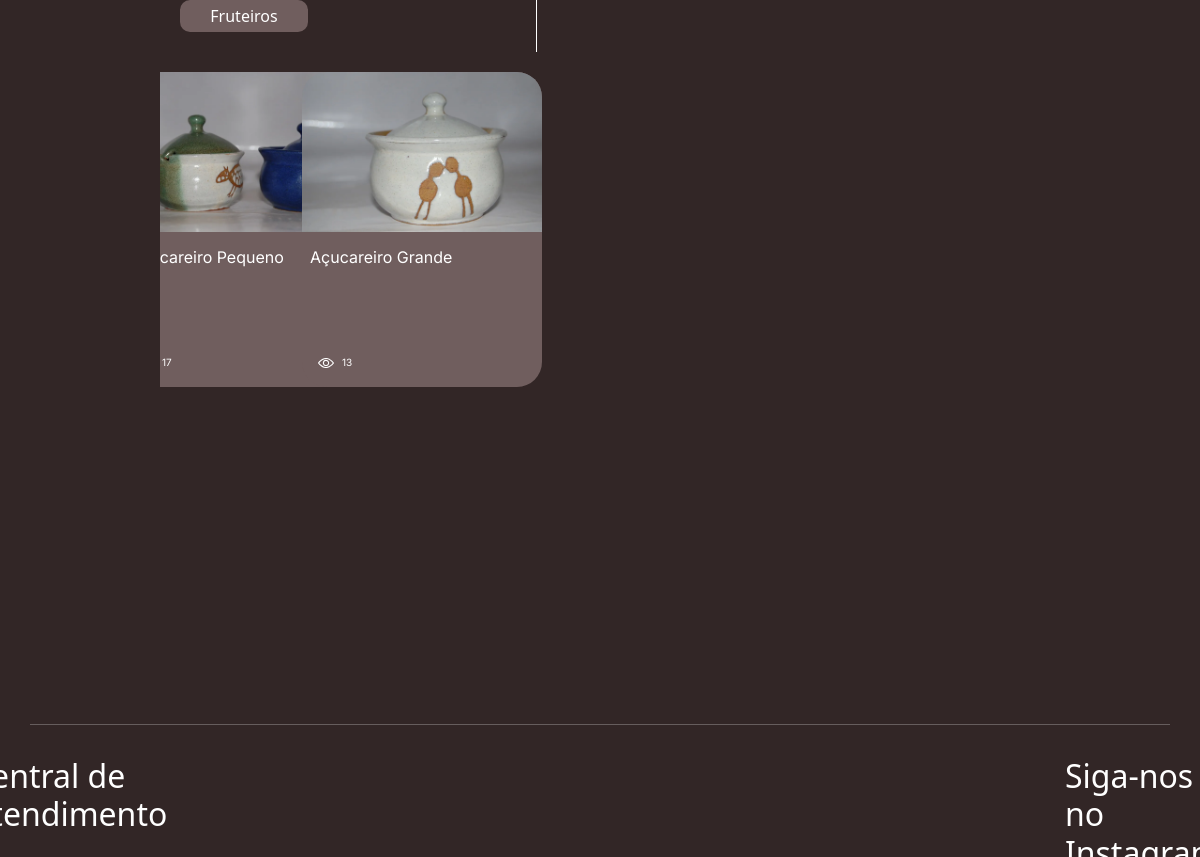
/produtos/28/ (middle part), run on an earlier commit of the app's database.
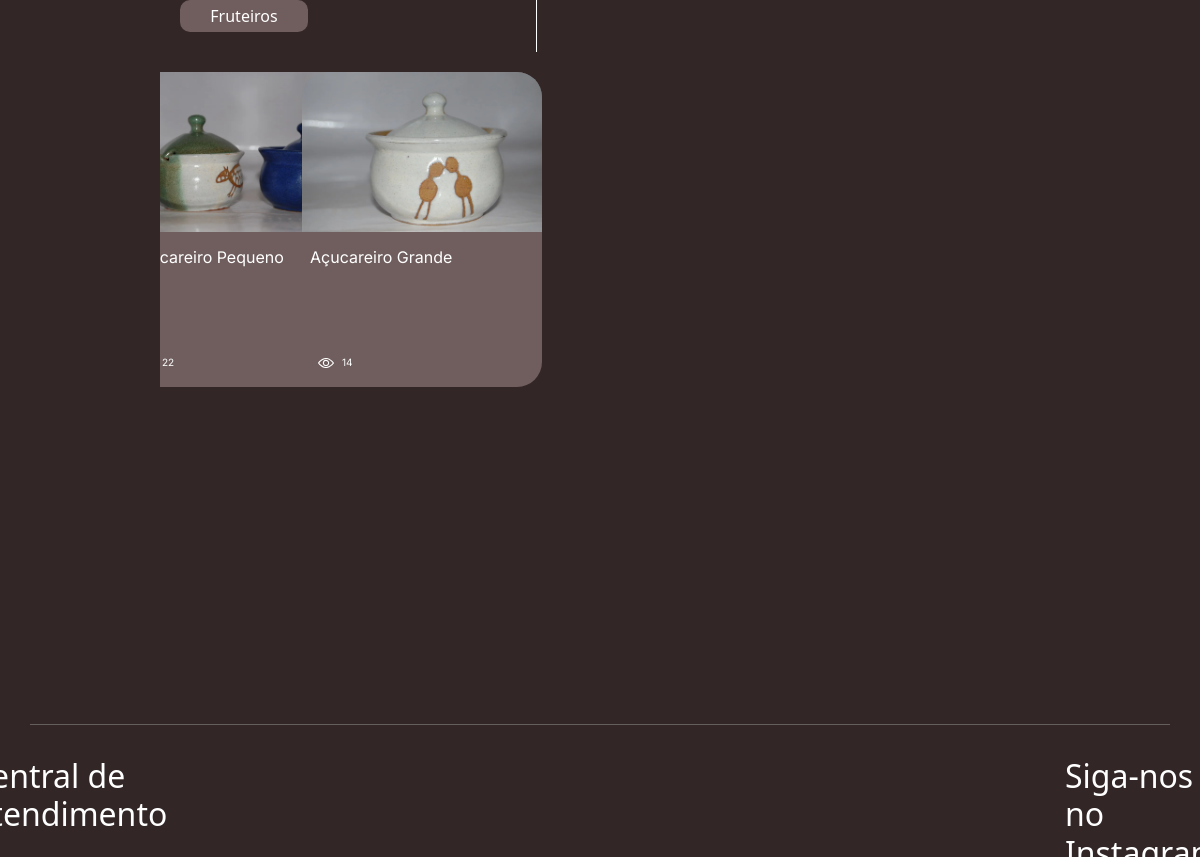
And on a later commit of the database.
### gestao/models.py (models this page shows, shortened)
class Category(models.Model):
    name = models.CharField(max_length=100, unique=True)
    photo = models.ImageField(upload_to='categorias_fotos/', blank=False, default='null')

class Product(models.Model):
    name = models.CharField(max_length=200, unique=True)
    code = models.CharField(max_length=50, unique=True)
    size = models.CharField(max_length=255)
    category = models.ForeignKey(
        Category,
        on_delete=models.SET_NULL,
        null=True,
        blank = True,
        )
    views = models.PositiveIntegerField(default=0)
    photos = models.JSONField(default=list, blank=False)

### backend/views.py (the view)
# urls.py: path('produtos/<int:category_id>/', views.produtos, name='produtos'),
def produtos(request, category_id=None):
    if category_id is None:
        category_id = Category.objects.first()
        return redirect('produtos', category_id=category_id.id)
    category = get_object_or_404(Category, id=category_id)
    products = Product.objects.filter(category=category).order_by('-views')
    categories = Category.objects.all().order_by('name')
    context = {
        'categories': categories,
        'products': products,
        'category': category,
    }
    return render(request, 'produtos.html', context)

### backend/templates/produtos.html (shortened to what this page needs)
{% extends "base.html" %} {% load static %}
    {% block css %}
    <link
      rel="stylesheet"
      type="text/css"
      href="{% static 'css/styleGaleria.css' %}"
    />
    {% endblock %}
    {% block 'dashboard' %}
    <div class="category-button-container-horizontal">
      <div>
        <div class="category-button-container">
          {% for categoria in categories %} {% if categoria.id == category.id %}
          <button class="category-button-disabled" aria-disabled="true">
            {{ categoria.name }}
          </button>
          {% else %}
          <a href="{% url 'produtos' category_id=categoria.id %}">
            <button class="category-button">{{ categoria.name }}</button>
          </a>
          {% endif %} {% endfor %}
        </div>
      </div>
      <div class="product-container">
        <div class="product-horizontal">
          {% for product in products %}
          <div class="product-vertical">
            <a
              href="{% url 'produto' category_id=category.id product_id=product.id %}"
            >
              <div class="product-card" data-product-id="{{ product.id }}">
                {% if product.photos %}
                <img
                  src="../../media/{{ product.photos.0 }}"
                  alt="Imagem de {{ product.name }}"
                  class="product-photo-card"
                />
                {% else %}
                <p>Sem Imagens</p>
                {% endif %}
                <h3 class="product-text unselectable">{{ product.name }}</h3>
                <div class="views-horizontal">
                  <img
                    src="../../media/icon/view.svg"
                    class="view-icon-img unselectable"
                    alt="view icon"
                  />
                  <h7 class="product-views-text unselectable"
                    >{{ product.views }}</h7
                  >
                </div>
              </div>
            </a>
          </div>
          {% endfor %}
        </div>
      </div>
    </div>
    <div id="react-footer"></div>
    {% endblock %}

### templates/base.html (shortened to what this page needs)
{% load static %}
<!DOCTYPE html>
<html lang="pt-br">
  <head>
    {% block css %} {% endblock %}
    <link
      rel="stylesheet"
      type="text/css"
      href="{% static 'css/styleFooter.css' %}"
    />
    <link
      rel="stylesheet"
      type="text/css"
      href="{% static 'css/styleGaleria.css' %}"
    />
    <link
      href="https://cdn.jsdelivr.net/npm/bootstrap@5.3.3/dist/css/bootstrap.min.css"
      rel="stylesheet"
    />
    <link rel="stylesheet" href="{% static 'clientes/css/home.css' %}" />
  </head>
  <body class="background">
    {% block 'dashboard' %} {% endblock %}
  </body>
</html>

### templates/static/css/styleGaleria.css (style rules this page uses)
:root { --fundo: #322626; --texto: #ffffff; --texto-hover: #9f8272; --texto-click: #a26e51; --destaque: #3e3131; --botao-off: #705e5e; --botao-hover: #5c4646; --botao-click: #4b2e2e; }
.background { width: 100%; height: 100%; background-color: var(--fundo); }
.product-card { background-color: var(--botao-off); border-radius: 25px; display: flex; flex-direction: column; min-height: 15rem; cursor: pointer; }
.product-text { margin-left: 0rem; color: var(--texto); font-family: "Inter"; font-weight: 400; font-size: 16px; width: 100%; max-width: 15rem; text-align: left; padding-left: 0.5rem; padding-right: 0.5rem; text-wrap: wrap; }
.product-views-text { margin-left: -0.5rem; color: var(--texto); font-family: "Inter"; font-weight: 400; font-size: 10px; width: 100%; text-align: left; padding-left: 1rem; text-wrap: wrap; }
.views-horizontal { display: flex; flex-direction: row; flex-wrap: nowrap; gap: 0rem; padding-left: 1rem; padding-top: 5rem; padding-bottom: 1rem; }
.view-icon-img { width: 1rem; fill: var(--texto); filter: invert(100%) sepia(100%) saturate(0%) hue-rotate(288deg) brightness(102%) contrast(102%); }
.product-photo-card { height: 10rem; width: 15rem; max-width: 15rem; margin-bottom: 1rem; border-radius: 25px 25px 0 0; z-index: 0; }
.product-container { width: 80%; height: 35rem; overflow: scroll; }
.product-horizontal { display: grid; grid-template-columns: repeat(auto-fill, minmax(calc(25% - 1rem), 1fr)); gap: 1rem; row-gap: 3rem; padding-left: 0em; padding-right: 0rem; margin-top: 0; min-width: 100%; width: 100%; justify-content: start; }
.product-vertical { display: flex; flex-direction: column; box-sizing: border-box; align-items: center; justify-content: center; margin-left: 0rem; }
.category-button-container-horizontal { display: flex; flex-direction: row; flex-wrap: wrap; gap: 0rem; padding-left: 10rem; padding-right: 10rem; margin-top: 2rem; height: auto; text-align: center; }
.category-button-container { display: grid; grid-template-columns: repeat(2, 1fr); gap: 1rem; width: auto; height: fit-content; }
.category-button { width: 8rem; height: 2rem; font-size: 1rem; border: none; border-radius: 4px; background-color: var(--botao-off); color: var(--texto); cursor: pointer; border-radius: 10px; }
.unselectable { user-select: none; }
a { text-decoration: none !important; }

### templates/static/css/styleFooter.css (style rules this page uses)
:root { --fundo: #322626; --texto: #ffffff; --texto-hover: #9f8272; --texto-click: #a26e51; --destaque: #3e3131; --botao-off: #705e5e; --botao-hover: #5c4646; --botao-click: #4b2e2e; }

### static/css/home.css (style rules this page uses)
a { color: white; text-decoration: none; padding: 20px; }

What changed in the data, as far as the page shows it:
changed Product "Açucareiro Pequeno": views "17" → "22"
changed Product "Açucareiro Grande": views "13" → "14"
